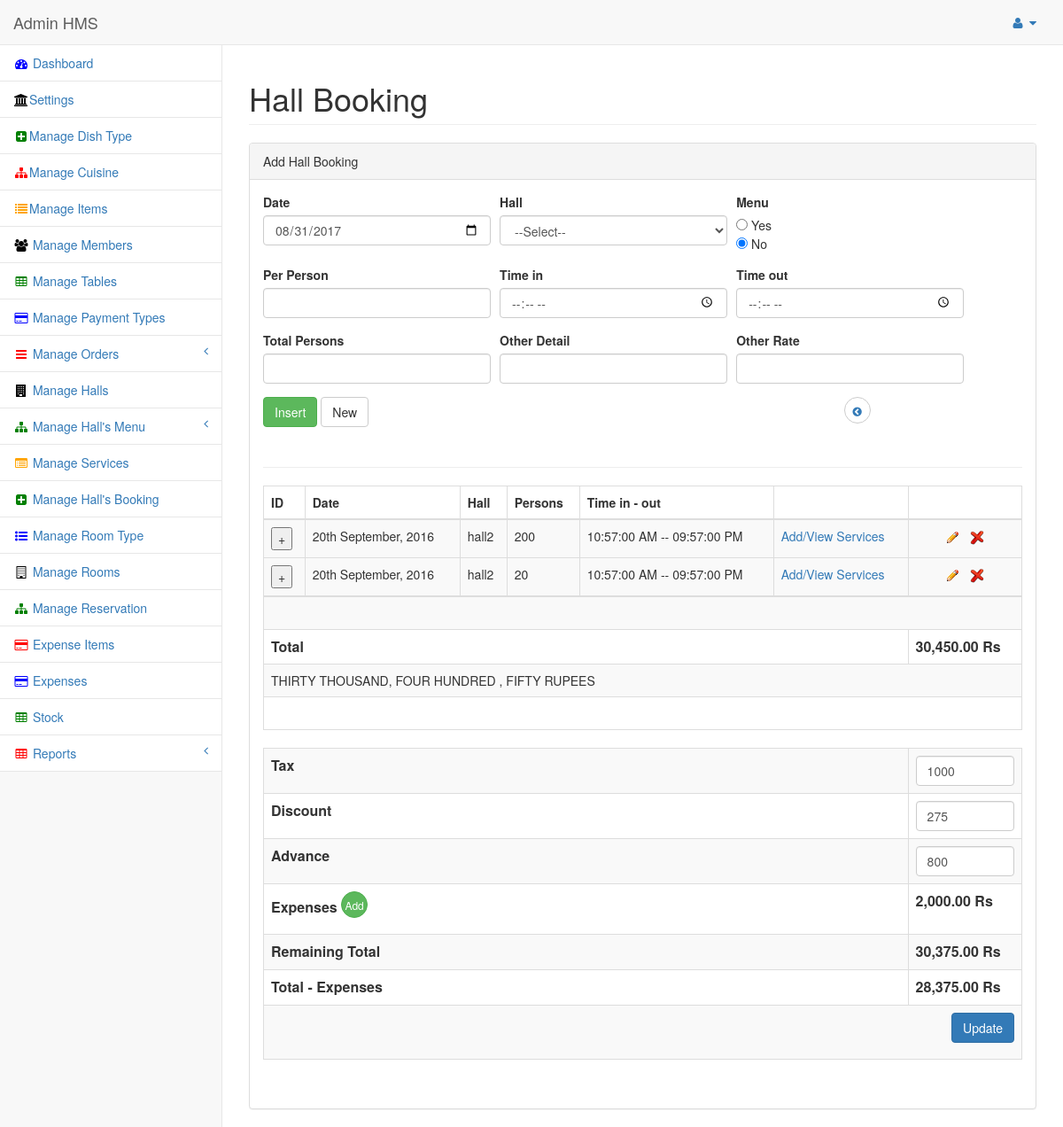
The page /admin/panel/booking_details.php?bh_id=3 (signed in) on the database its author committed.
### tables this page shows
CREATE TABLE IF NOT EXISTS `booking_detail` (
  `bd_id` int(11) NOT NULL AUTO_INCREMENT,
  `bh_id` int(11) NOT NULL,
  `hl_id` int(11) NOT NULL,
  `mn_id` int(11) NOT NULL,
  `total_person` int(11) NOT NULL,
  `head_rate` float NOT NULL,
  `other_desc` text NOT NULL,
  `other_rate` float NOT NULL,
  `time_in` time NOT NULL,
  `time_out` time NOT NULL,
  `b_date` date NOT NULL,
  `bd_status` int(11) NOT NULL DEFAULT '0',
  `entry_date` datetime NOT NULL,
  `options` int(11) NOT NULL,
  `per_person` float NOT NULL,
  PRIMARY KEY (`bd_id`)
);

CREATE TABLE IF NOT EXISTS `halls` (
  `hl_id` int(11) NOT NULL AUTO_INCREMENT,
  `hl_name` text NOT NULL,
  `hl_status` int(11) NOT NULL,
  PRIMARY KEY (`hl_id`)
);

CREATE TABLE IF NOT EXISTS `booking_hall` (
  `bh_id` int(11) NOT NULL AUTO_INCREMENT,
  `tax` float NOT NULL,
  `discount` float NOT NULL,
  `entry_date` date NOT NULL,
  `bh_status` int(11) NOT NULL,
  `cus_name` text NOT NULL,
  `cus_cnic` text NOT NULL,
  `cus_phone` text NOT NULL,
  `total` float NOT NULL,
  `advance` float NOT NULL,
  PRIMARY KEY (`bh_id`)
);

### functions.php (called while the page is built, shortened)
<?php
function convert_number_to_words($number) {
    $conjunction = ' , ';
    $separator   = ', ';
    $dictionary  = array(
        0                   => 'ZERO',
        1                   => 'ONE',
        2                   => 'TWO',
        3                   => 'THREE',
        4                   => 'FOUR',
        5                   => 'FIVE',
        6                   => 'SIX',
        7                   => 'SEVEN',
        8                   => 'EIGHT',
        9                   => 'NINE',
        10                  => 'TEN',
        11                  => 'ELEVEN',
        12                  => 'TWELVE',
        13                  => 'THIRTEEN',
        14                  => 'FOURTEEN',
        15                  => 'FIFTEEN',
        16                  => 'SIXTEEN',
        17                  => 'SEVENTEEN',
        18                  => 'EIGHTEEN',
        19                  => 'NINETEEN',
        20                  => 'TWENTY',
        30                  => 'THIRTY',
        40                  => 'FORTY',
        50                  => 'FIFTY',
        60                  => 'SIXTY',
        70                  => 'SEVENTY',
        80                  => 'EIGHTY',
        90                  => 'NINETY',
        100                 => 'HUNDRED',
        1000                => 'THOUSAND',
        1000000             => 'MILLION',
        1000000000          => 'BILLION',
        1000000000000       => 'TRILLION',
        1000000000000000    => 'QUADRILLION',
        1000000000000000000 => 'QUINTILLION'
    );
    $string = $fraction = null;
    switch (true) {
        case $number < 100:
            $tens   = ((int) ($number / 10)) * 10;
            $units  = $number % 10;
            $string = $dictionary[$tens];
            break;
        case $number < 1000:
            $hundreds  = $number / 100;
            $remainder = $number % 100;
            $string = $dictionary[$hundreds] . ' ' . $dictionary[100];
            if ($remainder) {
                $string .= $conjunction . convert_number_to_words($remainder);
            }
            break;
        default:
            $baseUnit = pow(1000, floor(log($number, 1000)));
            $numBaseUnits = (int) ($number / $baseUnit);
            $remainder = $number % $baseUnit;
            $string = convert_number_to_words($numBaseUnits) . ' ' . $dictionary[$baseUnit];
            if ($remainder) {
                $string .= $remainder < 100 ? $conjunction : $separator;
                $string .= convert_number_to_words($remainder);
            }
            break;
    }
    return $string;
}
function get_title($mode,$text){
switch($mode)
{
case item:	   $sql2 = "select i_name title from items where i_id ='$text'"; break;
case hall:	   $sql2 = "select hl_name title from halls where hl_id ='$text'"; break;
case menu:	   $sql2 = "select mn_desc title from menu_hall where mn_id ='$text'"; break;
case hservice: $sql2 = "select hs_name title from hall_service where hs_id ='$text'"; break;
case hamount:  $sql2 = "select hs_amount title from hall_service where hs_id ='$text'"; break;
case mn_rate:  $sql2 = "select mn_rate title from menu_hall where mn_id ='$text'"; break;
case mn_person:$sql2 = "select mn_person title from menu_hall where mn_id ='$text'"; break;
case hall_exp: $sql2 = "select sum(exp_price) as title FROM hall_exp WHERE bh_id='$text' and exp_status=0"; break;
}
$result = mysql_query($sql2);
$rows = mysql_fetch_assoc($result);
$title	= $rows["title"];
return $title;
}
?>

### admin/panel/view_bookings_detail.php (the view, shortened to what this page needs)
<?php require_once('../../conn/db.php');
 require_once('../../functions.php');
 $bh_ids = $_GET["bh_id"];
 ?>
                            <div class="dataTable_wrapper">
                                <table class="table table-striped table-bordered table-hover">
                                    <thead>
                                        <tr>
                                            <th>ID</th>
                                            <th>Date</th>
                                            <th>Hall</th>
                                            <th>Persons</th>
                                            <th>Time in - out</th>
                                            <th> </th>
                                            <th> </th>
                                        </tr>
                                    </thead>
                                    <tbody>
									                 <?php
				$selectSQL = "SELECT * FROM booking_detail c,booking_hall d where c.bh_id='".$bh_ids."' and c.bd_status = 0 and c.bh_id=d.bh_id";
				$Result1 = mysql_query($selectSQL, $dbconfig) or die(mysql_error());
				while($row = mysql_fetch_assoc($Result1))
				{
				$bd_id = $row["bd_id"];
				$bh_id = $row["bh_id"];
				$hl_id = $row["hl_id"];
				$mn_id = $row["mn_id"];
				$total_person = $row["total_person"];
				$other_rate = $row["other_rate"];
				$time_in = $row["time_in"];
				$time_out = $row["time_out"];
				$b_date = $row["b_date"];
				$tax = $row["tax"];
				$discount = $row["discount"];
				$advance = $row["advance"];
				$total = $row["total"];
				$options = $row["options"];
				$per_person = $row["per_person"];
				$new_total = ($total + $tax) - ($advance + $discount);
				$mn_rate = get_title(mn_rate,$mn_id);
				$mn_person = get_title(mn_person,$mn_id);
				$selectSQL = "SELECT * FROM service_rec where bd_id='".$bd_id."'";
				$Results = mysql_query($selectSQL, $dbconfig) or die(mysql_error());
				while($rows = mysql_fetch_assoc($Results))
				{
					$hs_id = $rows["hs_id"];
					$hamount = get_title(hamount,$hs_id);
					$hamount_total = $hamount_total + $hamount;
				}
				if($options==1)
				{
				$menu_amt_tax = $mn_rate * ($mn_person/100);
				$menu_amount = $mn_rate + $menu_amt_tax;
				$menu_pers_amt = $menu_amount * $total_person;
				$menu_total = $menu_total + $menu_pers_amt;
				}
				else
				{
				$menu_pers_amt = $per_person * $total_person;
				$menu_total = $menu_total + $menu_pers_amt;
				}
						?>
                                        <tr class="odd gradeX">
                                            <td><input type="button" onclick="changeValue(this.value,this.id)"  value="+"  class="pcl_button" id="<?php echo $bd_id; ?>" /></td>
                                            <td nowrap><?php echo date("jS F, Y", strtotime("$b_date")); ?></td>
                                            <td><?php echo get_title(hall,$hl_id); ?></td>
                                            <td><?php echo $total_person; ?></td>
                                            <td><?php echo date('h:i:s A',strtotime("$time_in"))." -- ".date('h:i:s A',strtotime("$time_out")); ?></td>
                                            <td><a href="oservices.php?bd_id=<?php echo $bd_id; ?>"> Add/View Services </a></td>
                                            <td nowrap align="center"><a href="booking_details.php?bh_id=<?php echo $bh_id; ?>&bd_id=<?php echo $bd_id; ?>&opt=<?php echo $options; ?>" title="Edit"> <img src="img/edit.gif" alt="HMS" /></a>
											&nbsp;  <a href="#" class="delete_class<?php echo $bd_id; ?>" id="confirm<?php echo $bd_id; ?>" value="<?php echo $bd_id; ?>"  title="Delete" > <img src="img/delete.png" alt="HMS" /></a>
										  </td>
                                        </tr>
		<td align="right"><b><?php
		$total_hall = $menu_total + $hamount_total + $other_rate;
		echo number_format($total_hall,2); ?></b></td>
					   <?php
		$final_total = $final_total + $total_hall;
		$hamount_total = 0;
		$menu_total = 0;
					   }
					 ?>
                                     </tbody>
									 <tr>
									<td colspan="7"> &nbsp; </td>
									</tr>
									 <tr>
									<td colspan="6">
									<b style="font-size: 16px;">Total</b>
									</td>
									<td><b style="font-size: 16px;"><?php echo number_format($final_total,2)." Rs"; ?></b></td>
									</tr>
									<tr>
									<td colspan="7">
									<?php echo convert_number_to_words($final_total)." RUPEES"; ?>
									</td>
									</tr>
									<tr>
									<td colspan="7"> &nbsp; </td>
									</tr>
		 <table class="table table-striped table-bordered table-hover">
		 <form method="post" id="bh_detail">
		 <tr>
		<th align="left" style="font-size: 16px;"> Tax </th>
		<td width="15%"> <input type="text" name="tax" value="<?php echo $tax; ?>" class="form-control" /> </td>
		</tr>
		<tr>
		<th align="left" style="font-size: 16px;"> Discount </th>
		<td width="15%"> <input type="text" name="discount" value="<?php echo $discount; ?>" class="form-control" /> </td>
		</tr>
		<tr>
		<th align="left" style="font-size: 16px;"> Advance </th>
		<td width="15%"> <input type="text" name="advance" value="<?php echo $advance; ?>" class="form-control" /> </td>
		</tr>
		<tr>
		<th align="left" style="font-size: 16px;"> Expenses <a href="hall_exp.php?bh_id=<?php echo $_GET["bh_id"]; ?>" class="btn btn-success btn-circle"> Add </a>  </th>
		<td width="15%" style="font-size: 16px;"> <b> <?php echo number_format(get_title(hall_exp,$bh_ids),2)." Rs"; ?></b> </td>
		</tr>
		<tr>
		<th align="left" style="font-size: 16px;"> Remaining Total </th>
		<td width="15%" style="font-size: 16px;"> <b> <?php echo number_format($new_total,2)." Rs"; ?> </b> </td>
		</tr>
		<tr>
		<th align="left" style="font-size: 16px;"> Total - Expenses </th>
		<td width="15%" style="font-size: 16px;"> <b> <?php echo number_format($new_total-(get_title(hall_exp,$bh_ids)),2)." Rs"; ?> </b> </td>
		</tr>
		<tr>
		<td align="right" colspan="2"><button type="submit" class="btn btn-primary">Update </button></td>
		</tr>
		</form>
		</table>
                                </table>
                            </div>

### lobibox-master/demo/demo.css (style rules this page uses)
.btn { margin-bottom: 10px; }

### rows shown on the page
booking_detail: b_date "20th September, 2016", hl.hl_name "hall2", total_person "200", time_in "10:57:00 AM", time_out "09:57:00 PM", $bd_id 1 (drawn)
booking_detail: b_date "20th September, 2016", hl.hl_name "hall2", total_person "20", time_in "10:57:00 AM", time_out "09:57:00 PM", $bd_id 2 (drawn)
booking_hall: tax "1000", discount "275", advance "800", new_total "30,375.00"

### other values the page prints
$final_total "30,450.00"
convert_number_to_words($final_total) "THIRTY THOUSAND, FOUR HUNDRED , FIFTY"
get_title(hall_exp,$bh_ids) "2,000.00"
$new_total-(get_title(hall_exp,$bh_ids)) "28,375.00"
